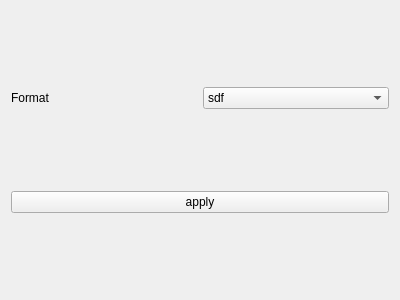
<?xml version="1.0" encoding="UTF-8"?>
<ui version="4.0">
 <class>initialize_widget</class>
 <widget class="QWidget" name="initialize_widget">
  <property name="geometry">
   <rect>
    <x>0</x>
    <y>0</y>
    <width>400</width>
    <height>300</height>
   </rect>
  </property>
  <property name="minimumSize">
   <size>
    <width>400</width>
    <height>300</height>
   </size>
  </property>
  <property name="maximumSize">
   <size>
    <width>400</width>
    <height>300</height>
   </size>
  </property>
  <property name="windowTitle">
   <string>Initialize </string>
  </property>
  <layout class="QVBoxLayout" name="verticalLayout">
   <item>
    <layout class="QGridLayout" name="gridLayout">
     <item row="0" column="0">
      <widget class="QLabel" name="format_label">
       <property name="text">
        <string>Format</string>
       </property>
      </widget>
     </item>
     <item row="0" column="1">
      <widget class="QComboBox" name="format_popup">
       <item>
        <property name="text">
         <string>sdf</string>
        </property>
       </item>
       <item>
        <property name="text">
         <string>urdf</string>
        </property>
       </item>
      </widget>
     </item>
    </layout>
   </item>
   <item>
    <layout class="QHBoxLayout" name="horizontalLayout">
     <item>
      <widget class="QPushButton" name="accept_button">
       <property name="maximumSize">
        <size>
         <width>16777215</width>
         <height>16777215</height>
        </size>
       </property>
       <property name="text">
        <string>apply</string>
       </property>
      </widget>
     </item>
    </layout>
   </item>
  </layout>
 </widget>
 <resources/>
 <connections/>
</ui>
